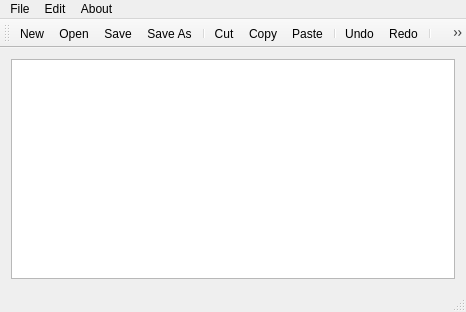
<?xml version="1.0" encoding="UTF-8"?>
<ui version="4.0">
 <class>MainWindow</class>
 <widget class="QMainWindow" name="MainWindow">
  <property name="geometry">
   <rect>
    <x>0</x>
    <y>0</y>
    <width>466</width>
    <height>312</height>
   </rect>
  </property>
  <property name="windowTitle">
   <string>MainWindow</string>
  </property>
  <widget class="QWidget" name="centralWidget">
   <layout class="QHBoxLayout" name="horizontalLayout">
    <item>
     <widget class="QTextEdit" name="textEdit"/>
    </item>
   </layout>
  </widget>
  <widget class="QMenuBar" name="menuBar">
   <property name="geometry">
    <rect>
     <x>0</x>
     <y>0</y>
     <width>466</width>
     <height>26</height>
    </rect>
   </property>
   <widget class="QMenu" name="menuFile">
    <property name="title">
     <string>File</string>
    </property>
    <addaction name="actionNew"/>
    <addaction name="actionOpen"/>
    <addaction name="separator"/>
    <addaction name="actionSave"/>
    <addaction name="actionSave_As"/>
   </widget>
   <widget class="QMenu" name="menuEdit">
    <property name="title">
     <string>Edit</string>
    </property>
    <addaction name="actionCut"/>
    <addaction name="actionCopy"/>
    <addaction name="actionPaste"/>
    <addaction name="separator"/>
    <addaction name="actionUndo"/>
    <addaction name="actionRedo"/>
   </widget>
   <widget class="QMenu" name="menuAbout">
    <property name="title">
     <string>About</string>
    </property>
    <addaction name="actionAbout_Notepad"/>
   </widget>
   <addaction name="menuFile"/>
   <addaction name="menuEdit"/>
   <addaction name="menuAbout"/>
  </widget>
  <widget class="QToolBar" name="mainToolBar">
   <attribute name="toolBarArea">
    <enum>TopToolBarArea</enum>
   </attribute>
   <attribute name="toolBarBreak">
    <bool>false</bool>
   </attribute>
   <addaction name="actionNew"/>
   <addaction name="actionOpen"/>
   <addaction name="actionSave"/>
   <addaction name="actionSave_As"/>
   <addaction name="separator"/>
   <addaction name="actionCut"/>
   <addaction name="actionCopy"/>
   <addaction name="actionPaste"/>
   <addaction name="separator"/>
   <addaction name="actionUndo"/>
   <addaction name="actionRedo"/>
   <addaction name="separator"/>
   <addaction name="actionAbout_Notepad"/>
  </widget>
  <widget class="QStatusBar" name="statusBar"/>
  <action name="actionNew">
   <property name="icon">
    <iconset resource="resource.qrc">
     <normaloff>:/rec/img/new.jpg</normaloff>:/rec/img/new.jpg</iconset>
   </property>
   <property name="text">
    <string>New</string>
   </property>
  </action>
  <action name="actionOpen">
   <property name="icon">
    <iconset resource="resource.qrc">
     <normaloff>:/rec/img/open.jpg</normaloff>:/rec/img/open.jpg</iconset>
   </property>
   <property name="text">
    <string>Open</string>
   </property>
  </action>
  <action name="actionSave">
   <property name="icon">
    <iconset resource="resource.qrc">
     <normaloff>:/rec/img/save.png</normaloff>:/rec/img/save.png</iconset>
   </property>
   <property name="text">
    <string>Save</string>
   </property>
  </action>
  <action name="actionSave_As">
   <property name="icon">
    <iconset resource="resource.qrc">
     <normaloff>:/rec/img/save as.png</normaloff>:/rec/img/save as.png</iconset>
   </property>
   <property name="text">
    <string>Save As</string>
   </property>
  </action>
  <action name="actionCut">
   <property name="icon">
    <iconset resource="resource.qrc">
     <normaloff>:/rec/img/cut.png</normaloff>:/rec/img/cut.png</iconset>
   </property>
   <property name="text">
    <string>Cut</string>
   </property>
  </action>
  <action name="actionCopy">
   <property name="icon">
    <iconset resource="resource.qrc">
     <normaloff>:/rec/img/copy.png</normaloff>:/rec/img/copy.png</iconset>
   </property>
   <property name="text">
    <string>Copy</string>
   </property>
  </action>
  <action name="actionPaste">
   <property name="icon">
    <iconset resource="resource.qrc">
     <normaloff>:/rec/img/paste.jpg</normaloff>:/rec/img/paste.jpg</iconset>
   </property>
   <property name="text">
    <string>Paste</string>
   </property>
  </action>
  <action name="actionUndo">
   <property name="icon">
    <iconset resource="resource.qrc">
     <normaloff>:/rec/img/undo.jpg</normaloff>:/rec/img/undo.jpg</iconset>
   </property>
   <property name="text">
    <string>Undo</string>
   </property>
  </action>
  <action name="actionRedo">
   <property name="icon">
    <iconset resource="resource.qrc">
     <normaloff>:/rec/img/redo.jpg</normaloff>:/rec/img/redo.jpg</iconset>
   </property>
   <property name="text">
    <string>Redo</string>
   </property>
  </action>
  <action name="actionAbout_Notepad">
   <property name="icon">
    <iconset resource="resource.qrc">
     <normaloff>:/rec/img/about.jpg</normaloff>:/rec/img/about.jpg</iconset>
   </property>
   <property name="text">
    <string>About Notepad</string>
   </property>
  </action>
 </widget>
 <layoutdefault spacing="6" margin="11"/>
 <resources>
  <include location="resource.qrc"/>
 </resources>
 <connections/>
</ui>
